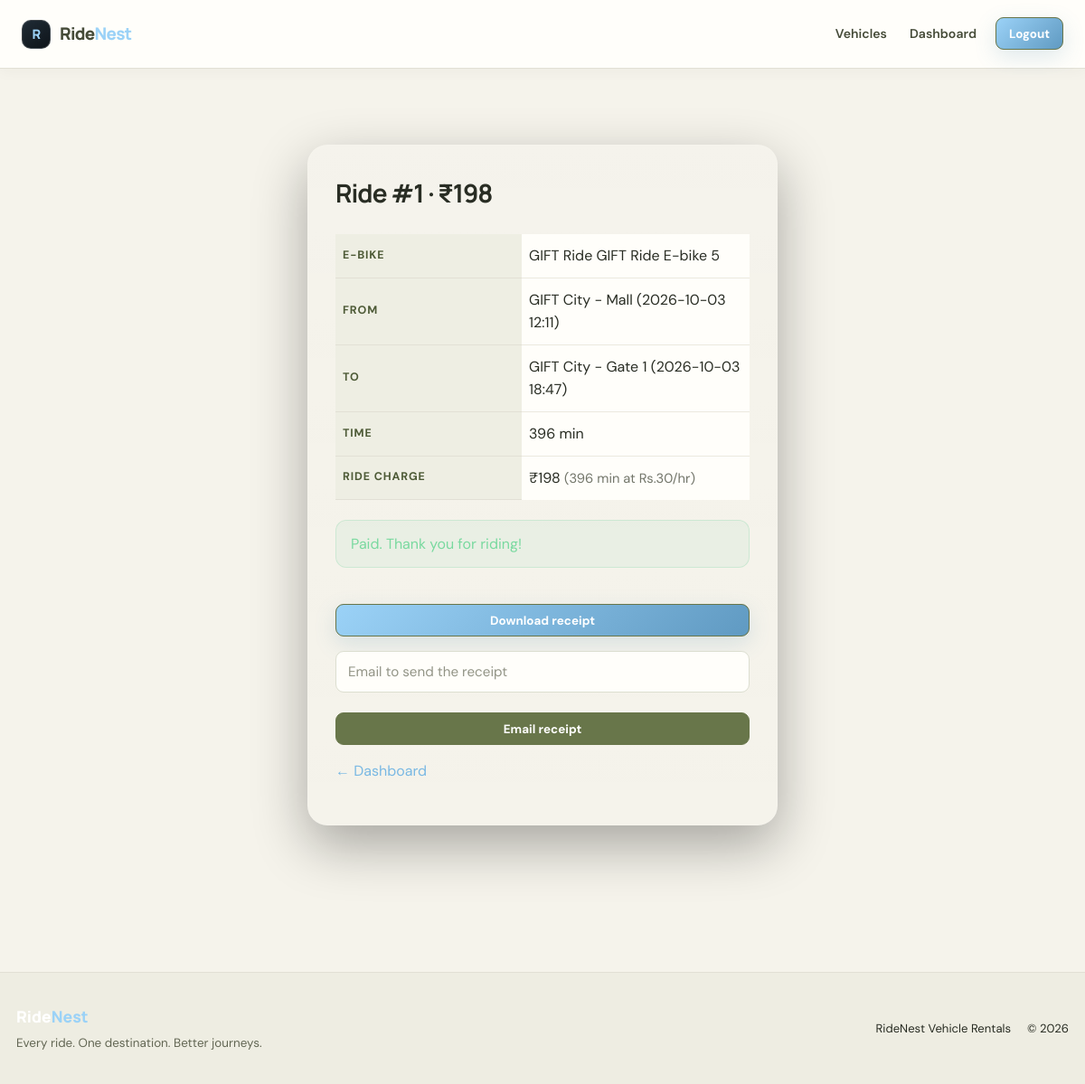
/ride/pay/1 (signed in), run on the app's committed database.
### tables this page shows
CREATE TABLE rides (
    id INTEGER PRIMARY KEY AUTOINCREMENT,
    user_id INTEGER NOT NULL,
    car_id INTEGER NOT NULL,
    start_time TEXT NOT NULL,
    end_time TEXT,
    minutes INTEGER DEFAULT 0,
    ride_amount INTEGER DEFAULT 0,
    zone_fee INTEGER DEFAULT 0,
    note TEXT,
    start_station TEXT,
    end_station TEXT,
    status TEXT NOT NULL DEFAULT 'Riding',
    payment_status TEXT NOT NULL DEFAULT 'Unpaid',
    utr_number TEXT,
    remind_sent INTEGER DEFAULT 0,
    admin_alert_sent INTEGER DEFAULT 0,
    created_at TEXT DEFAULT CURRENT_TIMESTAMP
);

CREATE TABLE cars (
    id INTEGER PRIMARY KEY AUTOINCREMENT,
    name TEXT NOT NULL,
    brand TEXT NOT NULL,
    type TEXT NOT NULL,
    fuel TEXT NOT NULL,
    seats INTEGER NOT NULL,
    price_per_day INTEGER NOT NULL,
    number_plate TEXT NOT NULL UNIQUE,
    qr_token TEXT NOT NULL UNIQUE,
    insurance_expiry TEXT,
    puc_expiry TEXT,
    last_service TEXT,
    km_driven INTEGER DEFAULT 0,
    image TEXT DEFAULT 'default.jpg',
    category TEXT NOT NULL DEFAULT 'Car',
    price_per_hour INTEGER DEFAULT 0,
    min_hours INTEGER DEFAULT 1,
    outstation_rate INTEGER DEFAULT 0,
    km_per_day INTEGER DEFAULT 0,
    extra_km_rate INTEGER DEFAULT 0,
    deposit INTEGER DEFAULT 0,
    station TEXT DEFAULT ''
);

### app.py (the view, shortened to what this page needs)
@app.route("/ride/pay/<int:ride_id>", methods=["GET", "POST"])
def ride_pay(ride_id):
    if "user_id" not in session:
        flash("Please log in first.", "error")
        return redirect("/login")
    con = sqlite3.connect("database.db")
    con.row_factory = sqlite3.Row
    ride = con.execute("""
        SELECT rides.*, cars.name AS car_name, cars.brand AS car_brand
        FROM rides JOIN cars ON cars.id = rides.car_id
        WHERE rides.id = ? AND rides.user_id = ?""", (ride_id, session["user_id"])).fetchone()
    if ride is None or ride["status"] != "Completed":
        con.close()
        flash("Ride not found or it is still active.", "error")
        return redirect("/dashboard")
    total = ride["ride_amount"] + ride["zone_fee"]
    qr_data = None
    upi_link = ""
    if ride["payment_status"] == "Unpaid":
        upi_link = ("upi://pay?pa=" + UPI_ID + "&pn=" + PAYEE_NAME + "&am=" + str(total) + ".00&cu=INR&tn=Ride" + str(ride_id))
        buf = io.BytesIO()
        qrcode.make(upi_link).save(buf, format="PNG")
        qr_data = base64.b64encode(buf.getvalue()).decode()
    con.close()
    return render_template("ride_pay.html", ride=ride, total=total, qr_data=qr_data, upi_link=upi_link)

### app.py (called while the page is built)
@app.before_request
def expire_unpaid_bookings():
    if request.endpoint == "static":
        return
    con = sqlite3.connect("database.db")
    con.execute("""
        UPDATE bookings SET status = 'Cancelled'
        WHERE status = 'Pending' AND payment_status = 'Unpaid' AND approval_status != 'Waiting'
        AND created_at <= datetime('now', ?)
    """, ("-" + str(PAY_WINDOW_MIN) + " minutes",))
    con.execute("""UPDATE bookings SET status = 'Cancelled', approval_status = 'Rejected'
                   WHERE status = 'Pending' AND approval_status = 'Waiting' AND created_at <= datetime('now', '-24 hours')""")
    con.commit()
    con.close()

### templates/ride_pay.html (shortened to what this page needs)
{% extends "base.html" %}
{% block content %}
<div class="form-box pay-box">
    <h2>Ride #{{ ride.id }} &middot; &#8377;{{ total }}</h2>
    <table class="spec">
        <tr><th>E-bike</th><td>{{ ride.car_brand }} {{ ride.car_name }}</td></tr>
        <tr><th>From</th><td>{{ ride.start_station }} ({{ ride.start_time[:16] }})</td></tr>
        <tr><th>To</th><td>{{ ride.end_station }} ({{ ride.end_time[:16] }})</td></tr>
        <tr><th>Time</th><td>{{ ride.minutes }} min</td></tr>
        <tr><th>Ride charge</th><td>&#8377;{{ ride.ride_amount }} <span class="muted">({{ ride.note }})</span></td></tr>
    </table>
    {% if ride.payment_status == 'Unpaid' %}
    <div class="qr-wrap"><img alt="UPI payment QR code" width="220" height="220"></div>
    <p class="center muted">Scan with any UPI app (GPay, PhonePe, Paytm)</p>
    <p class="center"><a class="btn btn-outline btn-small" href="{{ upi_link }}">Open UPI app on this phone</a></p>
    <form method="POST">
        <label>UTR / Transaction ID (12 digits)</label>
        <input type="text" name="utr" maxlength="12" inputmode="numeric" pattern="[0-9]{12}" required>
        <button class="btn" type="submit">I have paid</button>
    </form>
    {% elif ride.payment_status == 'Verifying' %}
    <div class="flash success">Payment submitted (UTR {{ ride.utr_number }}). Waiting for admin to verify.</div>
    {% else %}
    <div class="flash success">Paid. Thank you for riding!</div>
    <p><a class="btn btn-small" href="/ride/{{ ride.id }}/receipt.pdf?download=1">Download receipt</a></p>
    <form class="mail-form" method="POST" action="/ride/{{ ride.id }}/email" style="justify-content:flex-start">
        <input type="email" name="email" placeholder="Email to send the receipt" aria-label="Email address for the receipt" required>
        <button class="btn btn-small btn-outline" type="submit">Email receipt</button>
    </form>
    {% endif %}
    <p><a href="/dashboard">&larr; Dashboard</a></p>
</div>
{% endblock %}

### data on the page
rides: id "1", start_station "GIFT City - Mall", start_time "2026-10-03 12:11", end_station "GIFT City - Gate 1", end_time "2026-10-03 18:47", minutes "396", ride_amount "198", note "396 min at Rs.30/hr"
cars: car_brand "GIFT Ride", car_name "GIFT Ride E-bike 5"

### other printed values
{{ total }} "198"
